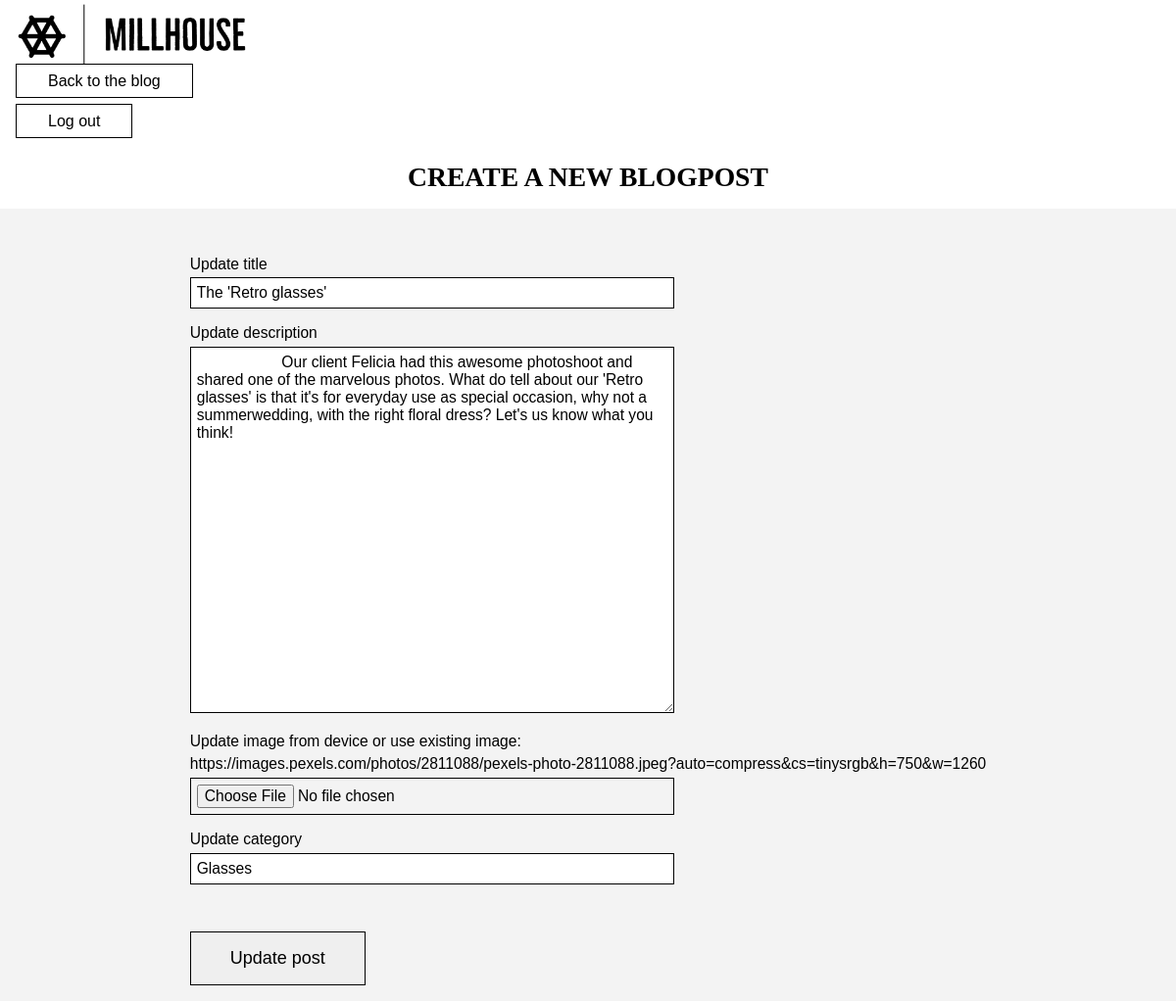
Page /views/editPost.php?id=4 (signed in) on the committed database.
### tables this page shows
CREATE TABLE `posts` (
  `postID` int(11) NOT NULL,
  `title` varchar(35) NOT NULL,
  `description` varchar(2500) NOT NULL,
  `imageUrl` varchar(1000) NOT NULL,
  `category` varchar(25) NOT NULL,
  `date` date NOT NULL
);

### views/editPost.php (the view, shortened to what this page needs)
<!DOCTYPE html>
<html lang="en">
<head>
    <link rel = "stylesheet" type = "text/css" href = "../css/style.css" />
</head>
<body>
<?php
include '../includes/database_connection.php';
?>
<?php
$postID = $_GET['id'];
$sql3 = "SELECT * FROM posts WHERE postID=:postID";
$query3 = $pdo->prepare($sql3);
$query3->execute(array(':postID' => $postID));
while($row = $query3->fetch(PDO::FETCH_ASSOC))
{
    $title = $row['title'];
    $description = $row['description'];
    $imageUrl = $row['imageUrl'];
    $category = $row['category'];
}
?>
<div id ="header-logo"><img class = "header-logo-img-editcreate" src = "../image/logos/Millhouse-logos_black.png" alt="Logo Millhouse">
<a href="loggedin.php">Back to the blog</a>
<div class = "loggaut-knapp-create">
    <a href="logout.php">Log out</a>
</div>
</div>
<main>
<h4 class = "edit-post-title">Create a new blogpost</h4>
    <form name="form1" method="post" action="editPost.php" enctype="multipart/form-data">
    <div class ="editPost-container">
        <div class ="editPost-form">
                <div class = "title-input">
                    <p>Update title</p>
                    <input type="text" name="title" value="<?php echo $title;?>">
                </div>
                <div class = "description-input">
                    <p>Update description</p>
                    <textarea
                    cols="50" rows="20"
                    name="description"
                    value="<?php echo $description;?>">
                    <?php echo $description;?>
                    </textarea>
                </div>
                <div class = "image-upload">
                    <p>Update image from device or use existing image:</p>
                    <p><?php echo $imageUrl;?></p>
                    <input type="file" name="imageToUpload">
                </div>
                <div class = "category-input">
                    <p>Update category</p>
                    <input type="text" name="category" value="<?php echo $category;?>">
                </div>
                <div class ="submit-button">
                    <input type="submit" name="update" value="Update post">
                </div>
        </div>
    </div>
    </form>
</main>
</body>
</html>

### css/style.css (style rules this page uses)
* { margin: 0%; padding: 0%; }
body { font-family: "Trebuchet MS", "Lucida Sans Unicode", "Lucida Grande", "Lucida Sans", Arial, sans-serif; }
a:link, a:visited { text-decoration: none; color: black; border: black solid 1px; width: auto; height: auto; padding: 0.5rem 2rem; }
h4 { font-size: 1.5rem; text-transform: uppercase; text-align: center; font-family: Cambria, Cochin, Georgia, Times, "Times New Roman", serif; padding: 1rem 0rem; }
@media only screen and (min-width: 1200px) { h4 { font-size: 2vw; } }
p { padding-bottom: 0.3rem; }
@media only screen and (min-width: 1200px) { p { font-size: 1.3vw; } }
::placeholder { font-family: "Trebuchet MS", "Lucida Sans Unicode", "Lucida Grande", "Lucida Sans", Arial, sans-serif; }
@media only screen and (min-width: 1200px) { ::placeholder { font-size: 1.1vw; } }
#header-logo { min-width: 11.5rem; max-width: 11.5rem; padding-left: 1rem; border: none; }
div#header-logo img { width: 15rem; }
.loggaut-knapp-create { margin-top: 1.4rem; }
.create-post-title, .edit-post-title { font-size: 2rem; width: 100%; margin-top: 1rem; }
.postform-container, .editPost-container { background-color: rgb(243, 243, 243); display: flex; align-items: center; flex-flow: column wrap; width: 100%; }
.post-form, .editPost-form { margin-top: 2rem; width: auto; }
@media only screen and (min-width: 1200px) { .create-post-title, .edit-post-title { font-size: 2.3vw; } }
.title-input, .description-input, .imageUrl, .image-upload, .category-input, .date-input, .submit-button { font-size: 1rem; margin: 1rem; }
input, textarea { border: 1px solid black; padding: 0.5vw; width: 30rem; }
@media only screen and (min-width: 1200px) { input, textarea { width: 40vw; font-family: Arial, Helvetica, sans-serif; font-size: 1.3vw; } }
.submit-button input { border: 1px black solid; padding: 1rem 2.5rem; text-decoration: none; margin-top: 2rem; font-size: 0.9rem; width: auto; }
@media only screen and (min-width: 1200px) { .submit-button input { font-size: 1.5vw; width: auto; } }

### rows in the picture
posts: title "The 'Retro glasses'", description "Our client Felicia had this awesome photoshoot and shared one of the marvelous photos. What do tell about our 'Retro glasses' is that it's for everyday use as special occasion, why not a summerwedding, with the right floral dress? Let's us know what you think!", imageUrl "https://images.pexels.com/photos/2811088/pexels-photo-2811088.jpeg?auto=compress&cs=tinysrgb&h=750&w=1260", category "Glasses"
